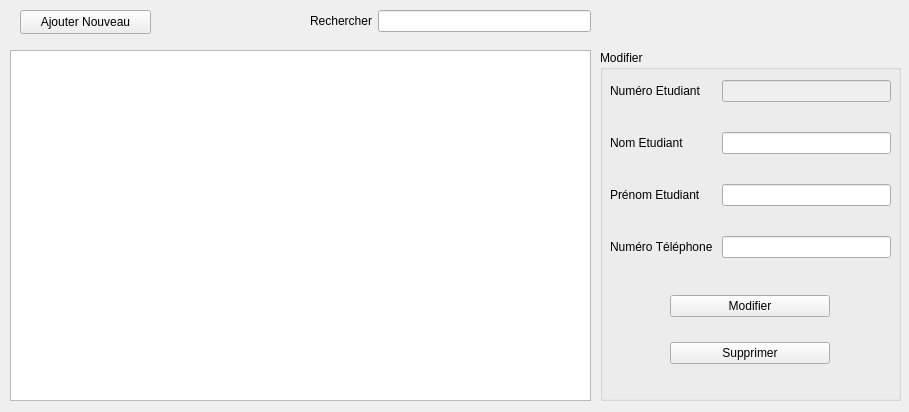
<?xml version="1.0" encoding="UTF-8"?>
<ui version="4.0">
 <class>CrudEtudiant</class>
 <widget class="QWidget" name="CrudEtudiant">
  <property name="geometry">
   <rect>
    <x>0</x>
    <y>0</y>
    <width>909</width>
    <height>412</height>
   </rect>
  </property>
  <property name="windowTitle">
   <string>Form</string>
  </property>
  <widget class="QGroupBox" name="modifierBox">
   <property name="enabled">
    <bool>true</bool>
   </property>
   <property name="geometry">
    <rect>
     <x>600</x>
     <y>50</y>
     <width>301</width>
     <height>351</height>
    </rect>
   </property>
   <property name="title">
    <string>Modifier</string>
   </property>
   <widget class="QWidget" name="formLayoutWidget">
    <property name="geometry">
     <rect>
      <x>10</x>
      <y>30</y>
      <width>281</width>
      <height>188</height>
     </rect>
    </property>
    <layout class="QFormLayout" name="formLayout">
     <property name="verticalSpacing">
      <number>30</number>
     </property>
     <item row="1" column="0">
      <widget class="QLabel" name="label">
       <property name="text">
        <string>Nom Etudiant</string>
       </property>
      </widget>
     </item>
     <item row="1" column="1">
      <widget class="QLineEdit" name="InputNom"/>
     </item>
     <item row="2" column="0">
      <widget class="QLabel" name="label_3">
       <property name="text">
        <string>Prénom Etudiant</string>
       </property>
      </widget>
     </item>
     <item row="2" column="1">
      <widget class="QLineEdit" name="InputPrenom"/>
     </item>
     <item row="3" column="0">
      <widget class="QLabel" name="label_2">
       <property name="text">
        <string>Numéro Téléphone </string>
       </property>
      </widget>
     </item>
     <item row="3" column="1">
      <widget class="CustomLineEdit" name="InputNumTel"/>
     </item>
     <item row="0" column="0">
      <widget class="QLabel" name="label_4">
       <property name="text">
        <string>Numéro Etudiant</string>
       </property>
      </widget>
     </item>
     <item row="0" column="1">
      <widget class="QLineEdit" name="numEtudiant">
       <property name="enabled">
        <bool>false</bool>
       </property>
      </widget>
     </item>
    </layout>
   </widget>
   <widget class="QWidget" name="verticalLayoutWidget">
    <property name="geometry">
     <rect>
      <x>70</x>
      <y>230</y>
      <width>160</width>
      <height>101</height>
     </rect>
    </property>
    <layout class="QVBoxLayout" name="verticalLayout">
     <property name="spacing">
      <number>10</number>
     </property>
     <item>
      <widget class="QPushButton" name="modifierButton">
       <property name="text">
        <string>Modifier</string>
       </property>
      </widget>
     </item>
     <item>
      <widget class="QPushButton" name="supprimerButton">
       <property name="text">
        <string>Supprimer</string>
       </property>
      </widget>
     </item>
    </layout>
   </widget>
  </widget>
  <widget class="QWidget" name="formLayoutWidget_2">
   <property name="geometry">
    <rect>
     <x>310</x>
     <y>10</y>
     <width>281</width>
     <height>31</height>
    </rect>
   </property>
   <layout class="QFormLayout" name="formLayout_3">
    <item row="0" column="1">
     <widget class="QLineEdit" name="searchInput"/>
    </item>
    <item row="0" column="0">
     <widget class="QLabel" name="label_6">
      <property name="text">
       <string>Rechercher</string>
      </property>
     </widget>
    </item>
   </layout>
  </widget>
  <widget class="QTableView" name="tableEtudiant">
   <property name="geometry">
    <rect>
     <x>10</x>
     <y>50</y>
     <width>581</width>
     <height>351</height>
    </rect>
   </property>
   <property name="styleSheet">
    <string notr="true"/>
   </property>
   <property name="selectionMode">
    <enum>QAbstractItemView::SingleSelection</enum>
   </property>
   <property name="selectionBehavior">
    <enum>QAbstractItemView::SelectRows</enum>
   </property>
   <property name="sortingEnabled">
    <bool>true</bool>
   </property>
   <attribute name="horizontalHeaderShowSortIndicator" stdset="0">
    <bool>true</bool>
   </attribute>
   <attribute name="verticalHeaderVisible">
    <bool>false</bool>
   </attribute>
  </widget>
  <widget class="QPushButton" name="ajoutButton">
   <property name="geometry">
    <rect>
     <x>20</x>
     <y>10</y>
     <width>131</width>
     <height>24</height>
    </rect>
   </property>
   <property name="text">
    <string>Ajouter Nouveau</string>
   </property>
  </widget>
 </widget>
 <customwidgets>
  <customwidget>
   <class>CustomLineEdit</class>
   <extends>QLineEdit</extends>
   <header location="global">customLineEdit.h</header>
  </customwidget>
 </customwidgets>
 <resources/>
 <connections/>
</ui>
